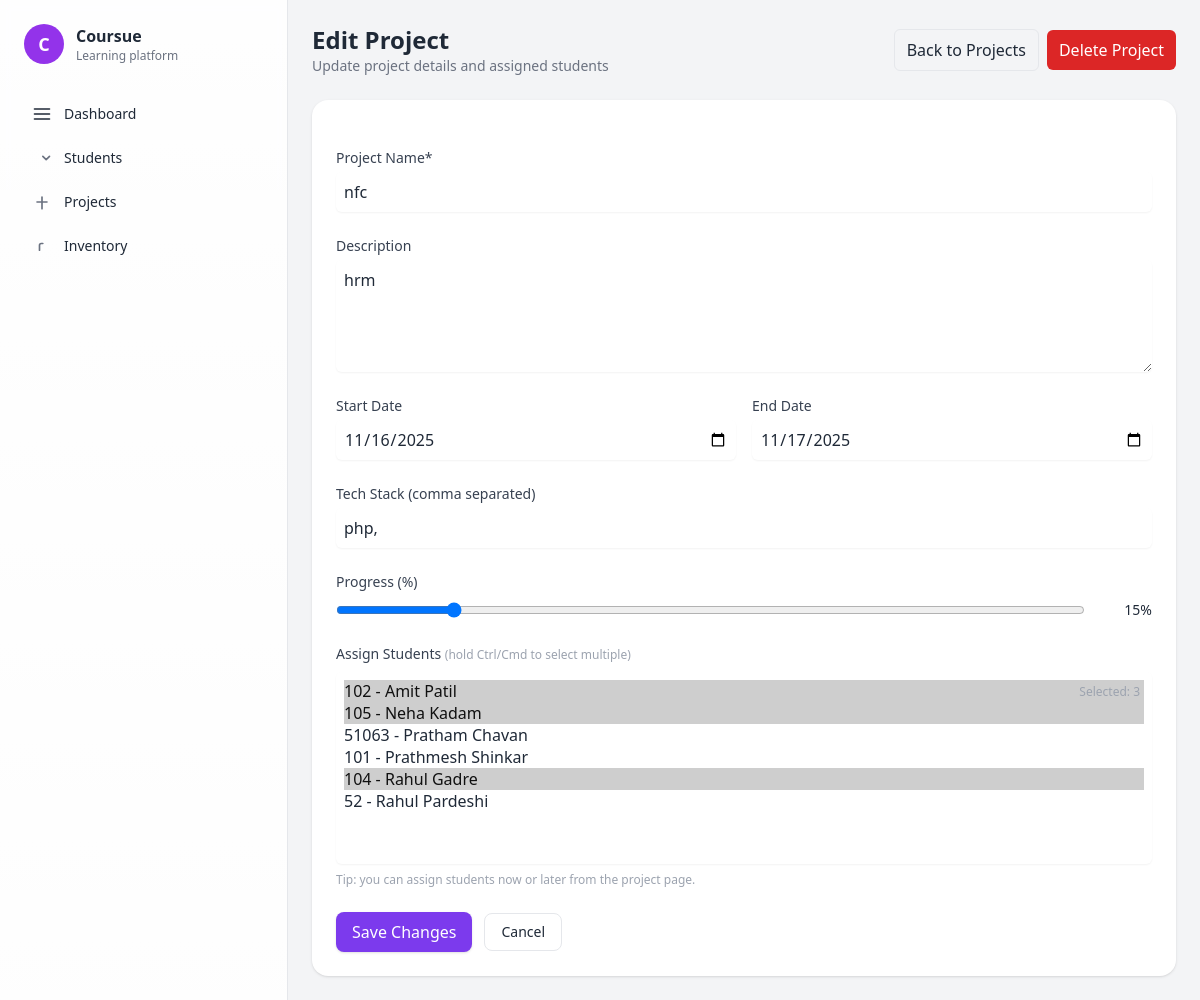
The app's page /projects/edit.php?id=2 with its own data.
### tables this page shows
CREATE TABLE `projects` (
  `id` int(11) NOT NULL,
  `name` varchar(255) NOT NULL,
  `description` text DEFAULT NULL,
  `start_date` date DEFAULT NULL,
  `end_date` date DEFAULT NULL,
  `tech_stack` varchar(255) DEFAULT NULL,
  `progress_percent` tinyint(3) UNSIGNED DEFAULT 0,
  `created_at` timestamp NOT NULL DEFAULT current_timestamp(),
  `updated_at` timestamp NOT NULL DEFAULT current_timestamp() ON UPDATE current_timestamp()
);

### projects/edit.php (the view, shortened to what this page needs)
<?php
require_once __DIR__ . '/../db/connection.php';
require_once __DIR__ . '/../includes/header.php';
require_once __DIR__ . '/../includes/sidebar.php';
$projectId = isset($_GET['id']) ? (int) $_GET['id'] : (isset($_POST['id']) ? (int)$_POST['id'] : 0);
$stmt = $pdo->prepare("SELECT * FROM projects WHERE id = ?");
$stmt->execute([$projectId]);
$project = $stmt->fetch();
$students = $pdo->query("SELECT id, roll_no, first_name, last_name FROM students ORDER BY first_name, roll_no")->fetchAll();
$assignedStmt = $pdo->prepare("SELECT student_id FROM project_students WHERE project_id = ?");
$assignedStmt->execute([$projectId]);
$assignedRows = $assignedStmt->fetchAll();
$assignedIds = array_column($assignedRows, 'student_id');
?>
<main class="flex-1 p-6">
  <div class="max-w-4xl mx-auto">
    <div class="flex items-center justify-between mb-6">
      <div>
        <h2 class="text-2xl font-semibold">Edit Project</h2>
        <p class="text-sm text-gray-500">Update project details and assigned students</p>
      </div>
      <div class="flex items-center gap-2">
        <a href="manage.php" class="px-3 py-2 border rounded-md hover:bg-gray-50">Back to Projects</a>
        <a href="delete.php?id=<?= (int)$projectId ?>" class="px-3 py-2 bg-red-600 text-white rounded-md hover:bg-red-700">Delete Project</a>
      </div>
    </div>
    <div class="bg-white rounded-2xl shadow p-6">
      <form method="post" class="space-y-6">
        <div>
          <label class="block text-sm font-medium text-gray-700">Project Name*</label>
          <input type="text" name="name" required
                 value="<?= htmlspecialchars($_POST['name'] ?? $project['name']) ?>"
                 class="mt-1 block w-full rounded-md border-gray-200 shadow-sm p-2 focus:ring-violet-300 focus:border-violet-400" />
        </div>
        <div>
          <label class="block text-sm font-medium text-gray-700">Description</label>
          <textarea name="description" rows="4"
                    class="mt-1 block w-full rounded-md border-gray-200 shadow-sm p-2 focus:ring-violet-300 focus:border-violet-400"><?= htmlspecialchars($_POST['description'] ?? $project['description']) ?></textarea>
        </div>
        <div class="grid grid-cols-1 sm:grid-cols-2 gap-4">
          <div>
            <label class="block text-sm font-medium text-gray-700">Start Date</label>
            <input type="date" name="start_date"
                   value="<?= htmlspecialchars($_POST['start_date'] ?? $project['start_date']) ?>"
                   class="mt-1 block w-full rounded-md border-gray-200 shadow-sm p-2" />
          </div>
          <div>
            <label class="block text-sm font-medium text-gray-700">End Date</label>
            <input type="date" name="end_date"
                   value="<?= htmlspecialchars($_POST['end_date'] ?? $project['end_date']) ?>"
                   class="mt-1 block w-full rounded-md border-gray-200 shadow-sm p-2" />
          </div>
        </div>
        <div>
          <label class="block text-sm font-medium text-gray-700">Tech Stack (comma separated)</label>
          <input type="text" name="tech_stack"
                 value="<?= htmlspecialchars($_POST['tech_stack'] ?? $project['tech_stack']) ?>"
                 class="mt-1 block w-full rounded-md border-gray-200 shadow-sm p-2" />
        </div>
        <div>
          <label class="block text-sm font-medium text-gray-700">Progress (%)</label>
          <div class="mt-2 flex items-center gap-4">
            <input type="range" min="0" max="100" name="progress_percent" id="progressRange"
                   value="<?= (int)($_POST['progress_percent'] ?? $project['progress_percent']) ?>"
                   class="w-full" />
            <div class="w-14 text-right text-sm font-medium" id="progressVal"><?= (int)($_POST['progress_percent'] ?? $project['progress_percent']) ?>%</div>
          </div>
        </div>
        <div>
          <label class="block text-sm font-medium text-gray-700">Assign Students <span class="text-xs text-gray-400">(hold Ctrl/Cmd to select multiple)</span></label>
          <div class="mt-2 relative">
            <?php
              $current = $_POST['student_ids'] ?? $assignedIds;
            ?>
            <select id="studentSelect" name="student_ids[]" multiple class="block w-full rounded-md border-gray-200 shadow-sm p-2 h-48">
              <?php foreach ($students as $s):
                $selected = in_array($s['id'], $current) ? 'selected' : '';
              ?>
                <option value="<?= (int)$s['id'] ?>" <?= $selected ?>>
                  <?= htmlspecialchars($s['roll_no'] . ' - ' . $s['first_name'] . ' ' . $s['last_name']) ?>
                </option>
              <?php endforeach; ?>
            </select>
            <div id="selectHint" class="absolute right-3 top-3 text-xs text-gray-400 hidden">Selected: <span id="selCount">0</span></div>
          </div>
          <p class="text-xs text-gray-400 mt-2">Tip: you can assign students now or later from the project page.</p>
        </div>
        <div class="flex items-center gap-3">
          <button type="submit" class="inline-flex items-center gap-2 bg-violet-600 text-white px-4 py-2 rounded-lg shadow hover:bg-violet-700">
            Save Changes
          </button>
          <a href="manage.php" class="inline-flex items-center px-4 py-2 border rounded-lg text-sm hover:bg-gray-50">Cancel</a>
        </div>
      </form>
    </div>
  </div>
</main>
<?php require_once __DIR__ . '/../includes/footer.php'; ?>

### records on screen
projects: name "nfc", description "hrm", start_date "11/16/2025", end_date "11/17/2025", tech_stack "php,", progress_percent "15"

### other values on screen
$item['label'] "Dashboard"
$item['label'] "Students"
$item['label'] "Projects"
$item['label'] "Inventory"
form field value "102 - Amit Patil ☑ / 105 - Neha Kadam ☑ / 51063 - Pratham Chavan / 101 - Prathmesh Shinkar / 104 - Rahul Gadre ☑ / 52 - Rahul Pardeshi"
